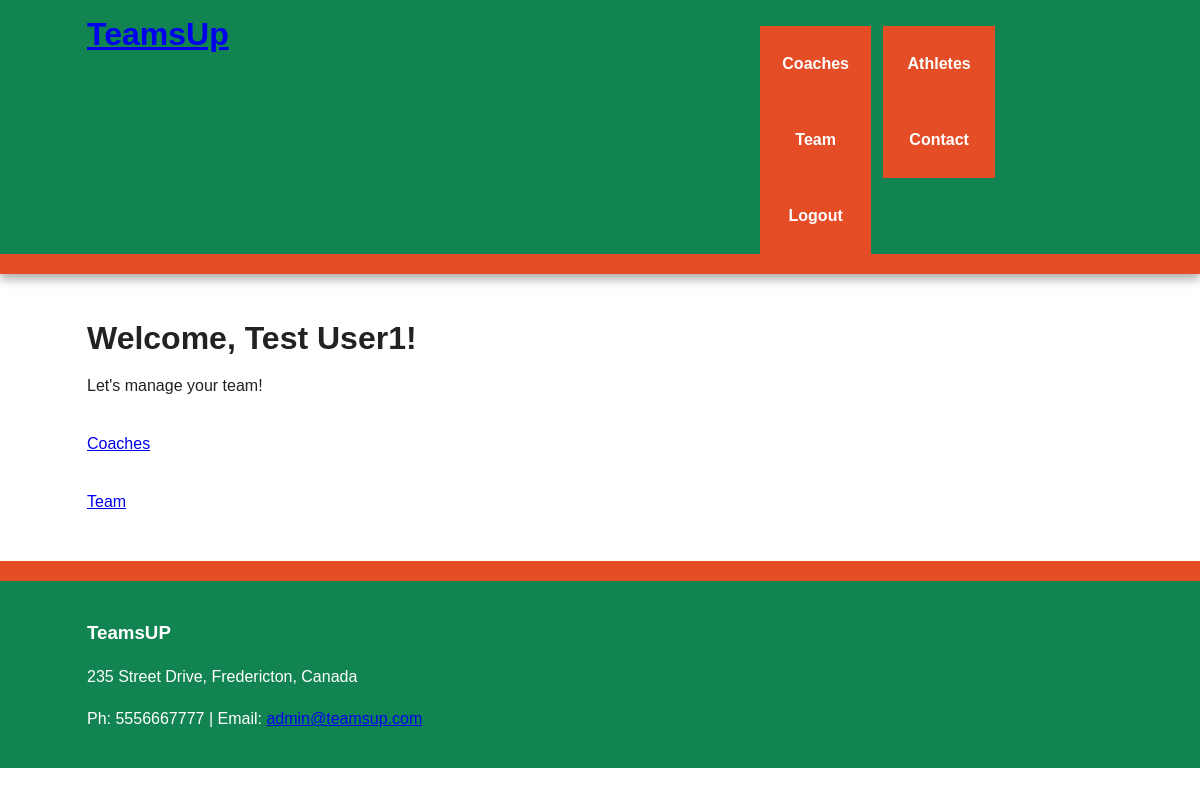
The page /user/testUser1 (signed in) on the database as committed earlier.
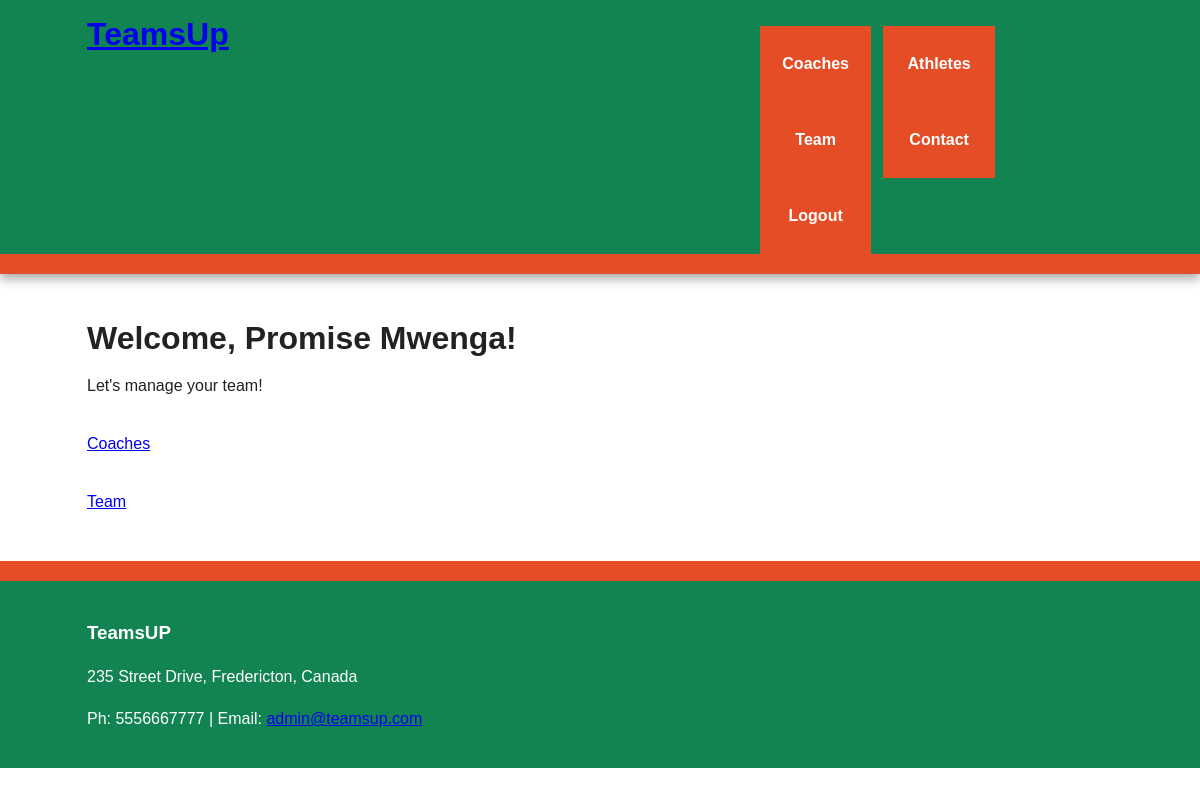
The same page on the database as committed later.
### flask_package/models.py (models this page shows, shortened)
class User(UserMixin, db.Model):
    id = db.Column(db.Integer, primary_key=True)
    name = db.Column(db.String(140), index=True, unique=False)
    role = db.Column(db.String(140), index=True, unique=False)
    email = db.Column(db.String(140), index=True, unique=True)
    username = db.Column(db.String(140), index=True, unique=True)
    password_hash = db.Column(db.String(140))
    staffs = db.relationship('Staff', backref='user', lazy='dynamic')
    teams = db.relationship('Team', backref='user', lazy='dynamic')
    joined_at_date = db.Column(db.DateTime(), index=True, default=datetime.utcnow)

### flask_package/routes.py (the view)
@app.route('/user/<username>')
@login_required
def user(username):
    user = User.query.filter_by(username=username).first_or_404()
    teams = Team.query.filter_by(user_id=user.id)
    return render_template('user.html', user=user, teams=teams)

### flask_package/models.py (called while the page is built)
@login_manager.user_loader
def load_user(user_id):
    return User.query.get(int(user_id))

### flask_package/templates/user.html (shortened to what this page needs)
{% extends 'base.html'%}
{% block content %}
    {% if current_user.is_authenticated %}
        <article>
            <h1>Welcome, {{ current_user.name }}!</h1>
            <p> Let's manage your team!</p>
            <table>
                <tr>
                    <td>
                        <p><a href="{{ url_for('coaches') }}">Coaches</a></p>
                    </td>
                </tr>
                <tr>
                    <td>
                        <p><a href="{{ url_for('team') }}">Team</a></p>
                    </td>
                </tr>
            </table>
        </article>
    {%endif%}
{% endblock %}

Rows that differ between the two databases and show on the page:
changed User: name "Test User1" → "Promise Mwenga"
